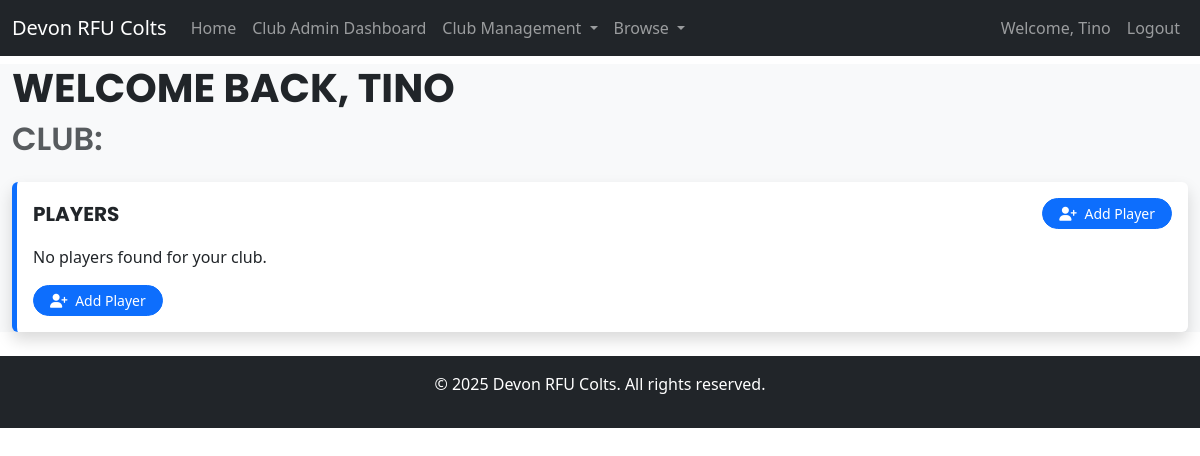
The app's page /accounts/manage_players/ (signed in), older data.
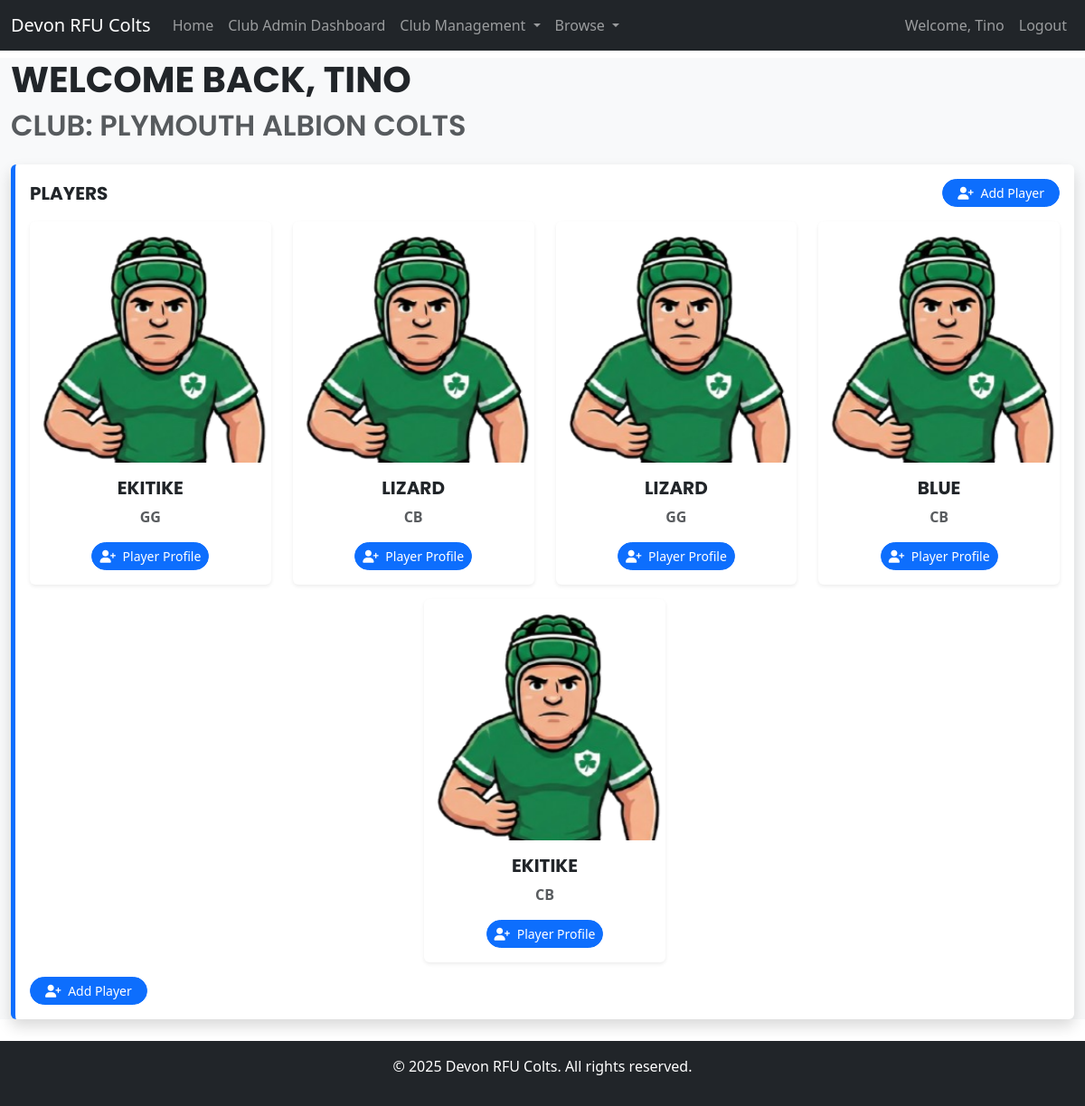
The same page, newer data.
### app/models.py (models this page shows, shortened)
class Team(models.Model):
    name = models.CharField(max_length=100)
    crest = models.ImageField(upload_to='crests/', blank=True, null=True)
    team_bio = models.TextField(max_length=1000, blank=True)
    gender = models.CharField(max_length=10)
    age_group = models.CharField(max_length=20)

class Player(models.Model):
    name = models.CharField(max_length=100)
    age = models.IntegerField()
    position = models.CharField(max_length=100)
    privacy_consent = models.BooleanField()
    bio = models.TextField(max_length=1000, blank=True)
    team = models.ForeignKey(Team, on_delete=models.CASCADE)

### accounts/decorators.py (the view)
    @login_required
    def _wrapped_view(request, *args, **kwargs):
        if not (request.user.is_superuser or (hasattr(request.user, 'role') and request.user.role == 'admin')):
            if request.user.role == 'club_admin':
                return redirect('club_admin_dash')
            else:
                return HttpResponseForbidden("Admin access required.")
        return view_func(request, *args, **kwargs)

### accounts/models.py (called while the page is built)
    def is_admin(self):
        return self.role == "admin"

    def is_club_admin(self):
        return self.role == "club_admin"

### accounts/views.py (called while the page is built)
@admin_required
def manage_players(request):
    team = request.user.club
    players = Player.objects.filter(team=team)
    return render(request, "players/manage_players.html", {"players": players, "club": team})

### accounts/templates/players/manage_players.html
{% extends 'accounts/base.html' %}
{% block hero %}
<div class="container-fluid mt-2">
        <h1 class="text-left fw-bold text-dark mb-2">Welcome Back, {{ user.username }}</h1>
        <h2 class="text-left text-muted fw-semibold mb-4">Club: {{ club.name }}</h2>
    </div>
    <div id="all-players" class="container-fluid mb-4">
    <div class="card bg-white border-primary border-0 shadow border-start border-5 mt-4">
            <div class="card-body">
                <div class="d-flex justify-content-between align-items-center mb-3">
                    <h5 class="card-title text-uppercase fw-bold mb-0">Players</h5>
                    <a href="{% url 'new_player' %}" class="btn btn-sm btn-primary rounded-pill px-3">
                        <i class="fas fa-user-plus me-1"></i> Add Player
                    </a>
                </div>
                <div class="row justify-content-around">
                    {% for player in players %}
                        <div class="col-md-3 mb-3">
                            <div class="card shadow-sm hover-card border-0 player-card h-100 justify-content-center align-items-center">
                                {% if player.image %}
                                    <img src="{{ player.image.url }}" class="card-img-top" alt="{{ player.name }}" style="max-height: 200px; object-fit: cover;">
                                {% else %}
                                    <img src="/static/player-placeholder.png" class="card-img-top" alt="Default Player Image" style="object-fit: cover;">
                                {% endif %}
                                <div class="card-body">
                                    <h5 class="card-title text-center fw-bold text-uppercase">{{ player.name }}</h5>
                                    <p class="card-text text-center fw-semibold text-uppercase text-muted">{{ player.position }}</p>
                                    <a href="{% url 'player_details' player.id %}" class="btn btn-sm btn-primary rounded-pill px-2">
                        <i class="fas fa-user-plus me-1"></i> Player Profile
                    </a>
                                </div>
                            </div>
                        </div>
                    {% empty %}
                        <div class="col-12">
                            <p>No players found for your club.</p>
                        </div>
                    {% endfor %}
                </div>
                <a href="{% url 'new_player' %}" class="btn btn-sm btn-primary rounded-pill px-3">
                        <i class="fas fa-user-plus me-1"></i> Add Player
                    </a>
            </div>
        </div>
    </div>
{% endblock %}

Row changes from the older to the newer data that the page shows:
now on this page (row unchanged): Team: name "PLYMOUTH ALBION COLTS"
added Player: name "EKITIKE", position "GG"
added Player: name "LIZARD", position "CB"
added Player: name "LIZARD", position "GG"
added Player: name "BLUE", position "CB"
added Player: name "EKITIKE", position "CB"
Text that changed along with them:
text no longer shown: "No players found for your club."
